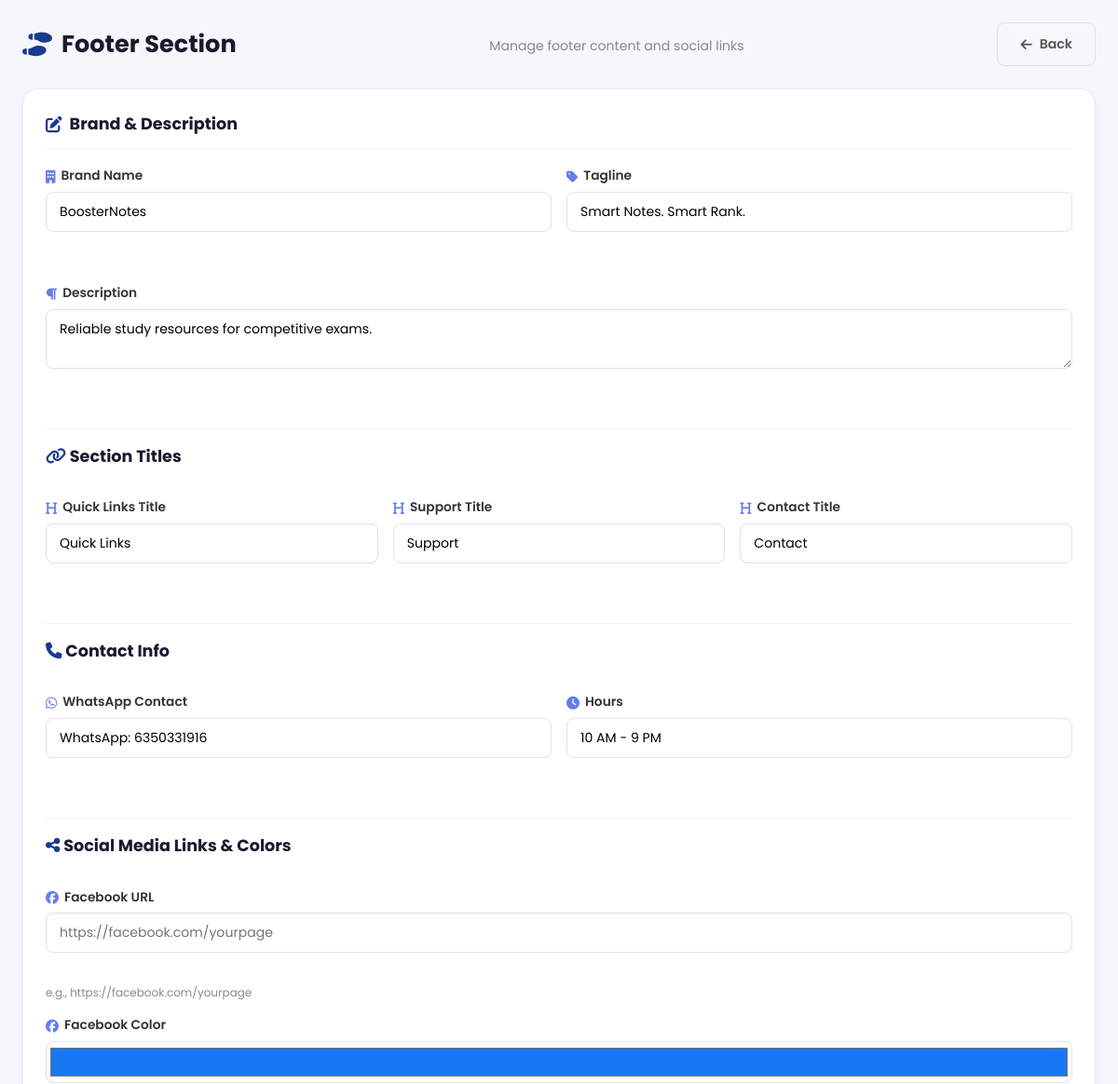
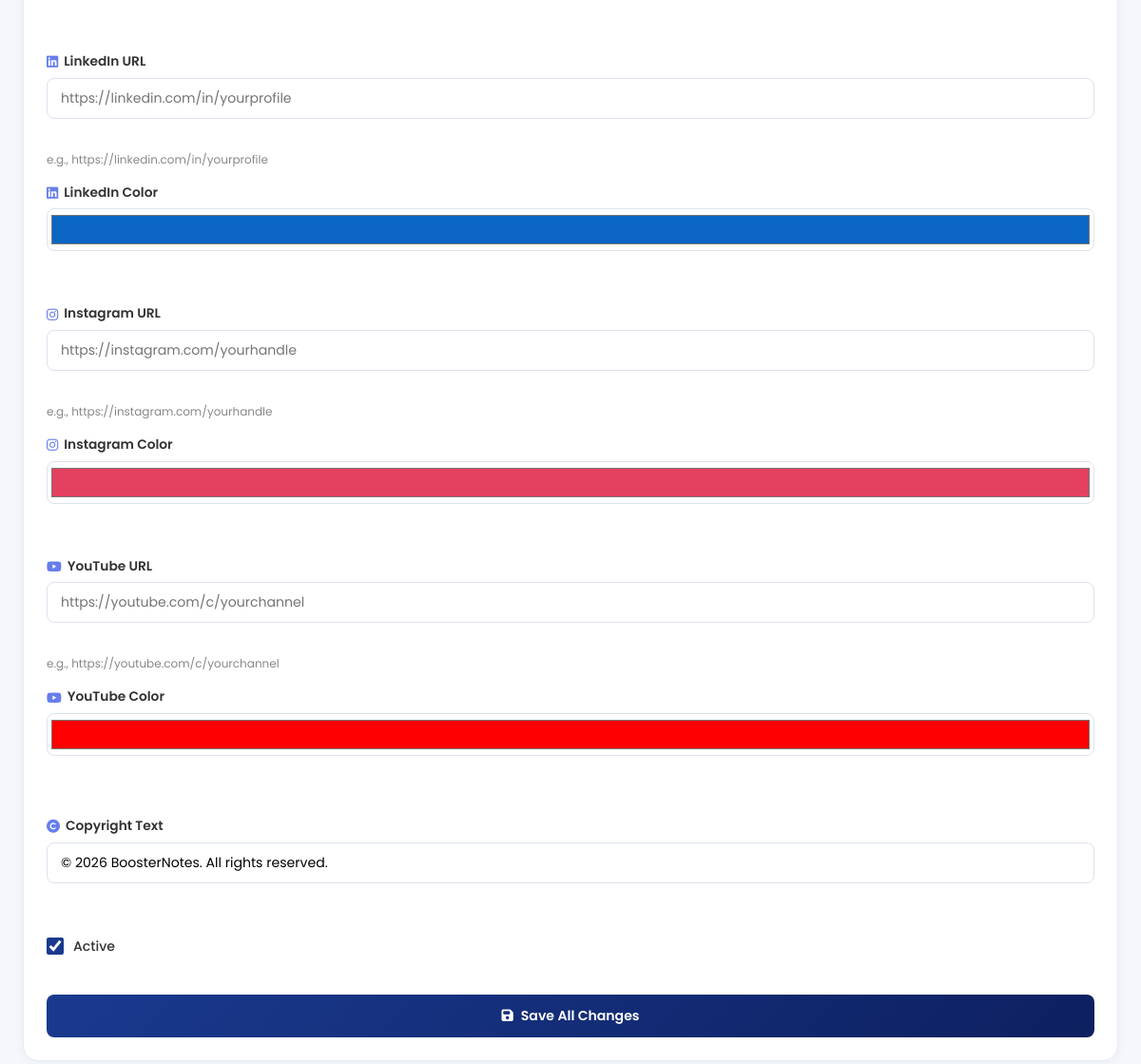
Page /footer/ (signed in) on the committed database (2 pictures, top to bottom).
### myapp/models.py (models this page shows, shortened)
class FooterSetting(models.Model):
    brand_name = models.CharField(max_length=100, default="BoosterNotes", verbose_name="Brand Name")
    tagline = models.CharField(max_length=200, default="Smart Notes. Smart Rank.", verbose_name="Tagline")
    description = models.TextField(default="Reliable study resources for competitive exams.", verbose_name="Description")
    quick_links_title = models.CharField(max_length=100, default="Quick Links", verbose_name="Quick Links Title")
    support_title = models.CharField(max_length=100, default="Support", verbose_name="Support Title")
    contact_title = models.CharField(max_length=100, default="Contact", verbose_name="Contact Title")
    whatsapp_contact = models.CharField(max_length=50, default="WhatsApp: 6350331916", verbose_name="WhatsApp Contact")
    hours_contact = models.CharField(max_length=50, default="10 AM - 7 PM", verbose_name="Hours")
    copyright_text = models.CharField(max_length=200, default="© 2026 BoosterNotes. All rights reserved.", verbose_name="Copyright Text")
    social_facebook = models.CharField(max_length=200, blank=True, null=True, verbose_name="Facebook URL")
    social_linkedin = models.CharField(max_length=200, blank=True, null=True, verbose_name="LinkedIn URL")
    social_instagram = models.CharField(max_length=200, blank=True, null=True, verbose_name="Instagram URL")
    social_youtube = models.CharField(max_length=200, blank=True, null=True, verbose_name="YouTube URL")
    social_facebook_color = models.CharField(max_length=20, default="#1877f2", verbose_name="Facebook Icon Color")
    social_linkedin_color = models.CharField(max_length=20, default="#0a66c2", verbose_name="LinkedIn Icon Color")
    social_instagram_color = models.CharField(max_length=20, default="#e4405f", verbose_name="Instagram Icon Color")
    social_youtube_color = models.CharField(max_length=20, default="#ff0000", verbose_name="YouTube Icon Color")
    is_active = models.BooleanField(default=True, verbose_name="Is Active")
    class Meta:
        verbose_name = "Footer Setting"
        verbose_name_plural = "Footer Settings"
        ordering = ['id']

### myapp/views.py (the view, shortened to what this page needs)
# urls.py: path('footer/', views.footer_custom, name='footer_custom'),
@login_required
def footer_custom(request):
    setting = FooterSetting.objects.first()
    if request.method == 'POST':
        form = FooterSettingForm(request.POST, instance=setting)
        if form.is_valid():
            form.save()
            messages.success(request, "Footer section updated successfully!")
            return redirect('footer_custom')
        else:
            messages.error(request, "Please correct the errors below.")
    else:
        form = FooterSettingForm(instance=setting)
    return render(request, 'footer.html', {'form': form})

### myapp/templates/footer.html (shortened to what this page needs)
{% extends "admin_dashboard.html" %}
{% block content1 %}
<link rel="stylesheet" href="https://cdnjs.cloudflare.com/ajax/libs/font-awesome/6.5.1/css/all.min.css">
<div class="custom-page">
  <div class="custom-container">
    <div class="custom-header">
      <h1><i class="fa-solid fa-shoe-prints"></i> Footer Section</h1>
      <p>Manage footer content and social links</p>
      <a href="{% url 'dashboard' %}" class="btn btn-secondary"><i class="fa-solid fa-arrow-left"></i> Back</a>
    </div>
    <div class="custom-card">
      <div class="card-header">
        <h2><i class="fa-solid fa-pen-to-square"></i> Brand & Description</h2>
      </div>
      <form method="post" class="custom-form">
        <div class="custom-grid-2">
          <div class="custom-group">
            <label><i class="fa-solid fa-building"></i> Brand Name</label>
            {{ form.brand_name }}
            <div class="custom-error">{{ form.brand_name.errors }}</div>
          </div>
          <div class="custom-group">
            <label><i class="fa-solid fa-tag"></i> Tagline</label>
            {{ form.tagline }}
            <div class="custom-error">{{ form.tagline.errors }}</div>
          </div>
        </div>
        <div class="custom-group" style="margin-top: 1rem;">
          <label><i class="fa-solid fa-paragraph"></i> Description</label>
          {{ form.description }}
          <div class="custom-error">{{ form.description.errors }}</div>
        </div>
        <h3 style="margin: 1.5rem 0 1rem 0; font-size: 1.1rem; font-weight: 700; color: #1a1a2e; padding-top: 1rem; border-top: 1px solid #f0f2f8;"><i class="fa-solid fa-link" style="color: #1a3a8f;"></i> Section Titles</h3>
        <div class="custom-grid-3">
          <div class="custom-group">
            <label><i class="fa-solid fa-heading"></i> Quick Links Title</label>
            {{ form.quick_links_title }}
            <div class="custom-error">{{ form.quick_links_title.errors }}</div>
          </div>
          <div class="custom-group">
            <label><i class="fa-solid fa-heading"></i> Support Title</label>
            {{ form.support_title }}
            <div class="custom-error">{{ form.support_title.errors }}</div>
          </div>
          <div class="custom-group">
            <label><i class="fa-solid fa-heading"></i> Contact Title</label>
            {{ form.contact_title }}
            <div class="custom-error">{{ form.contact_title.errors }}</div>
          </div>
        </div>
        <h3 style="margin: 1.5rem 0 1rem 0; font-size: 1.1rem; font-weight: 700; color: #1a1a2e; padding-top: 1rem; border-top: 1px solid #f0f2f8;"><i class="fa-solid fa-phone" style="color: #1a3a8f;"></i> Contact Info</h3>
        <div class="custom-grid-2">
          <div class="custom-group">
            <label><i class="fa-brands fa-whatsapp"></i> WhatsApp Contact</label>
            {{ form.whatsapp_contact }}
            <div class="custom-error">{{ form.whatsapp_contact.errors }}</div>
          </div>
          <div class="custom-group">
            <label><i class="fa-solid fa-clock"></i> Hours</label>
            {{ form.hours_contact }}
            <div class="custom-error">{{ form.hours_contact.errors }}</div>
          </div>
        </div>
        <h3 style="margin: 1.5rem 0 1rem 0; font-size: 1.1rem; font-weight: 700; color: #1a1a2e; padding-top: 1rem; border-top: 1px solid #f0f2f8;"><i class="fa-solid fa-share-nodes" style="color: #1a3a8f;"></i> Social Media Links & Colors</h3>
        <div class="custom-group">
          <label><i class="fa-brands fa-facebook"></i> Facebook URL</label>
          {{ form.social_facebook }}
          <div class="custom-error">{{ form.social_facebook.errors }}</div>
          <small class="help-text">e.g., https://facebook.com/yourpage</small>
        </div>
        <div class="custom-grid-2">
          <div class="custom-group">
            <label><i class="fa-brands fa-facebook"></i> Facebook Color</label>
            {{ form.social_facebook_color }}
            <div class="custom-error">{{ form.social_facebook_color.errors }}</div>
          </div>
        </div>
        <div class="custom-group" style="margin-top: 1rem;">
          <label><i class="fa-brands fa-linkedin"></i> LinkedIn URL</label>
          {{ form.social_linkedin }}
          <div class="custom-error">{{ form.social_linkedin.errors }}</div>
          <small class="help-text">e.g., https://linkedin.com/in/yourprofile</small>
        </div>
        <div class="custom-grid-2">
          <div class="custom-group">
            <label><i class="fa-brands fa-linkedin"></i> LinkedIn Color</label>
            {{ form.social_linkedin_color }}
            <div class="custom-error">{{ form.social_linkedin_color.errors }}</div>
          </div>
        </div>
        <div class="custom-group" style="margin-top: 1rem;">
          <label><i class="fa-brands fa-instagram"></i> Instagram URL</label>
          {{ form.social_instagram }}
          <div class="custom-error">{{ form.social_instagram.errors }}</div>
          <small class="help-text">e.g., https://instagram.com/yourhandle</small>
        </div>
        <div class="custom-grid-2">
          <div class="custom-group">
            <label><i class="fa-brands fa-instagram"></i> Instagram Color</label>
            {{ form.social_instagram_color }}
            <div class="custom-error">{{ form.social_instagram_color.errors }}</div>
          </div>
        </div>
        <div class="custom-group" style="margin-top: 1rem;">
          <label><i class="fa-brands fa-youtube"></i> YouTube URL</label>
          {{ form.social_youtube }}
          <div class="custom-error">{{ form.social_youtube.errors }}</div>
          <small class="help-text">e.g., https://youtube.com/c/yourchannel</small>
        </div>
        <div class="custom-grid-2">
          <div class="custom-group">
            <label><i class="fa-brands fa-youtube"></i> YouTube Color</label>
            {{ form.social_youtube_color }}
            <div class="custom-error">{{ form.social_youtube_color.errors }}</div>
          </div>
        </div>
        <div class="custom-group" style="margin-top: 1.5rem;">
          <label><i class="fa-solid fa-copyright"></i> Copyright Text</label>
          {{ form.copyright_text }}
          <div class="custom-error">{{ form.copyright_text.errors }}</div>
        </div>
        <div class="custom-group" style="margin-top: 1rem;">
          <div class="checkbox-row">
            {{ form.is_active }}
            <label>Active</label>
          </div>
        </div>
        <button type="submit" class="btn btn-primary btn-full" style="margin-top: 1.5rem;"><i class="fa-solid fa-save"></i> Save All Changes</button>
      </form>
    </div>
  </div>
</div>
{% endblock content1 %}

### myapp/static/css/admin_dashboard.css (style rules this page uses)
* { margin:0;padding:0;box-sizing:border-box }
html { scroll-behavior:smooth }
body { font-family:'Poppins',sans-serif; background:#f5f7fa; color:#222; overflow-x:hidden; line-height:1.5; min-height:100vh; }
button,input { font:inherit }
a { text-decoration:none }
:root { --primary:#1a3a8f; --primary-dark:#0d2060; --gold:#e8b400; --border:#e8eaf0; --soft-border:#dde2ee; --text:#222; --muted:#666; --bg:#f5f7fa; --white:#fff; --success:#1d9e75; --danger:#e84444; --nav-h:60px; --container:1200px; }
.card-header { display:flex; align-items:center; justify-content:space-between; margin-bottom:1.2rem; flex-wrap:wrap; gap:1rem; }
.btn { display:inline-flex; align-items:center; justify-content:center; gap:8px; padding:10px 18px; border-radius:8px; font-size:0.84rem; font-weight:600; transition:all .2s; cursor:pointer; border:none; font-family:'Poppins',sans-serif; white-space:nowrap; }
.btn-primary { background:linear-gradient(135deg,#1a3a8f,#0d2060); color:#fff; }
.btn-secondary { background:#f5f7fa; color:#555; border:1.5px solid #dde2ee; }
.form-input, .form-select, .form-textarea { width:100%; padding:10px 14px; border:1.5px solid #dde2ee; border-radius:8px; font-size:0.88rem; font-family:'Poppins',sans-serif; transition:border-color .2s; background:#fff; }
input[type="color"] { width:40px; height:40px; border:none; border-radius:8px; cursor:pointer; }

### myapp/templates/footer.html (style rules this page uses)
.custom-page { padding: 1.5rem; max-width: 1200px; margin: 0 auto; }
.custom-container { display: flex; flex-direction: column; gap: 1.5rem; }
.custom-header { display: flex; align-items: center; justify-content: space-between; flex-wrap: wrap; gap: 1rem; }
.custom-header h1 { font-size: 1.6rem; font-weight: 700; color: #1a1a2e; margin: 0; display: flex; align-items: center; gap: 10px; }
.custom-header h1 i { color: #1a3a8f; }
.custom-header p { font-size: 0.88rem; color: #888; margin: 0.3rem 0 0 0; }
.custom-card { background: #fff; border: 1px solid #e7ebf5; border-radius: 16px; padding: 1.5rem; box-shadow: 0 4px 12px rgba(26,58,143,0.04); }
.card-header { margin-bottom: 1.2rem; padding-bottom: 0.8rem; border-bottom: 1px solid #f0f2f8; }
.card-header h2 { font-size: 1.1rem; font-weight: 700; color: #1a1a2e; margin: 0; display: flex; align-items: center; gap: 8px; }
.card-header h2 i { color: #1a3a8f; }
.custom-form { display: flex; flex-direction: column; gap: 1rem; }
.custom-grid-2 { display: grid; grid-template-columns: repeat(auto-fit, minmax(250px, 1fr)); gap: 1rem; }
.custom-grid-3 { display: grid; grid-template-columns: repeat(auto-fit, minmax(200px, 1fr)); gap: 1rem; }
.custom-group { display: flex; flex-direction: column; gap: 6px; }
.custom-group label { font-size: 0.86rem; font-weight: 600; color: #333; display: flex; align-items: center; gap: 6px; }
.custom-group label i { color: #667eea; font-size: 14px; }
.custom-group input[type="text"], .custom-group input[type="url"], .custom-group input[type="number"], .custom-group textarea, .custom-group select { width: 100%; padding: 10px 14px; border: 1.5px solid #dde2ee; border-radius: 8px; font-size: 0.88rem; font-family: 'Poppins', sans-serif; }
.custom-group input[type="color"] { width: 100%; padding: 5px; border: 1.5px solid #dde2ee; border-radius: 8px; }
.custom-error { color: #e84444; font-size: 0.8rem; margin-top: 4px; min-height: 14px; }
.help-text { font-size: 0.75rem; color: #888; margin-top: 4px; }
.checkbox-row { display: flex; align-items: center; gap: 10px; }
.checkbox-row label { font-size: 0.88rem; color: #333; cursor: pointer; margin: 0; font-weight: 500; }
.checkbox-row input[type="checkbox"] { width: 18px; height: 18px; accent-color: #1a3a8f; }
.btn { display: inline-flex; align-items: center; justify-content: center; gap: 8px; padding: 12px 24px; border-radius: 8px; font-size: 0.88rem; font-weight: 600; cursor: pointer; border: none; font-family: 'Poppins', sans-serif; text-decoration: none; }
.btn-primary { background: linear-gradient(135deg, #1a3a8f, #0d2060); color: #fff; }
.btn-secondary { background: #f5f7fa; color: #555; border: 1.5px solid #dde2ee; }
.btn-full { width: 100%; }

### rows in the picture
FooterSetting: brand_name "BoosterNotes", tagline "Smart Notes. Smart Rank.", description "Reliable study resources for competitive exams.", quick_links_title "Quick Links", support_title "Support", contact_title "Contact", whatsapp_contact "WhatsApp: 6350331916", hours_contact "10 AM - 9 PM", social_facebook_color "#1877f2", social_linkedin_color "#0a66c2", social_instagram_color "#e4405f", social_youtube_color "#ff0000", copyright_text "© 2026 BoosterNotes. All rights reserved.", is_active "☑"
